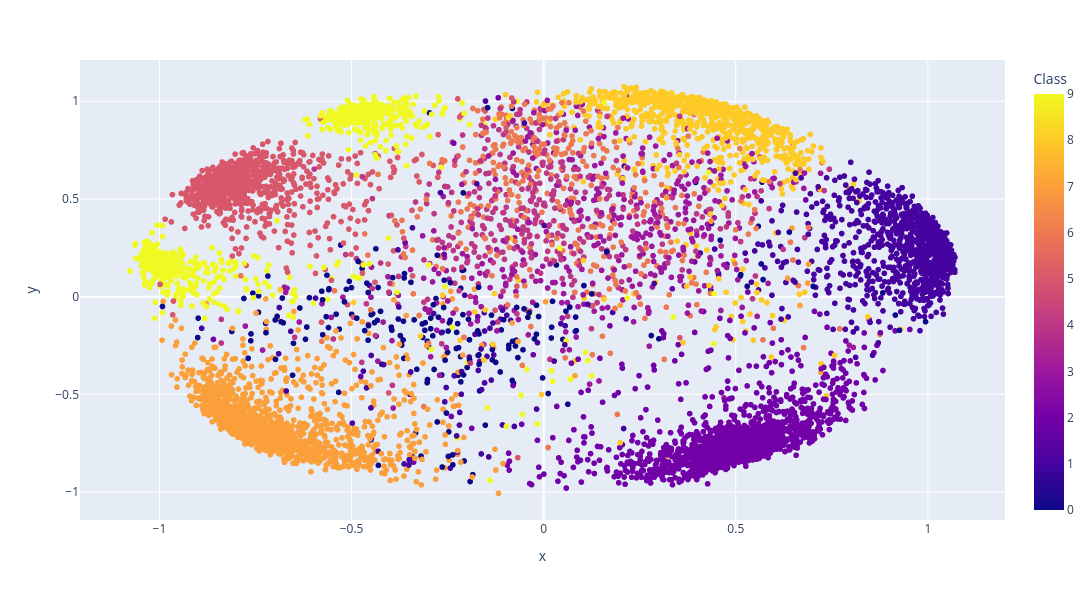

Notebook code cell kept with this figure:
### Code cell
import plotly.express as px
fig = px.scatter(df_Xy, x="x", y="y", color="Class", height=600, width=1200)
fig.show()

### Figure 1 — Plotly figure (JSON) as saved in the notebook; plotly's stock layout.template omitted (floating-point values rounded to 4 significant figures; data arrays with more than 128 entries replaced by an {"elided": "..."} marker saying what was removed)
{"data": [{"hovertemplate": "x=%{x}<br>y=%{y}<br>Class=%{marker.color}<extra></extra>", "legendgroup": "", "marker": {"color": {"elided": "7664 float values"}, "coloraxis": "coloraxis", "symbol": "circle"}, "mode": "markers", "name": "", "showlegend": false, "type": "scattergl", "x": {"elided": "7664 float values"}, "xaxis": "x", "y": {"elided": "7664 float values"}, "yaxis": "y"}], "layout": {"coloraxis": {"colorbar": {"title": {"text": "Class"}}, "colorscale": [[0, "#0d0887"], [0.1111, "#46039f"], [0.2222, "#7201a8"], [0.3333, "#9c179e"], [0.4444, "#bd3786"], [0.5556, "#d8576b"], [0.6667, "#ed7953"], [0.7778, "#fb9f3a"], [0.8889, "#fdca26"], [1, "#f0f921"]]}, "height": 600, "legend": {"tracegroupgap": 0}, "margin": {"t": 60}, "width": 1200, "xaxis": {"anchor": "y", "domain": [0, 1], "title": {"text": "x"}}, "yaxis": {"anchor": "x", "domain": [0, 1], "title": {"text": "y"}}}}
